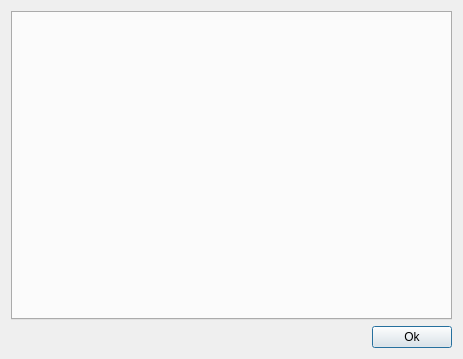
<?xml version="1.0" encoding="UTF-8"?>
<ui version="4.0">
 <class>PropertiesDialog</class>
 <widget class="QDialog" name="PropertiesDialog">
  <property name="geometry">
   <rect>
    <x>0</x>
    <y>0</y>
    <width>463</width>
    <height>359</height>
   </rect>
  </property>
  <property name="windowTitle">
   <string>Properties</string>
  </property>
  <layout class="QGridLayout" name="gridLayout">
   <item row="0" column="0" colspan="2">
    <widget class="QTabWidget" name="tabWidget"/>
   </item>
   <item row="1" column="0">
    <spacer name="spacer">
     <property name="orientation">
      <enum>Qt::Horizontal</enum>
     </property>
     <property name="sizeHint" stdset="0">
      <size>
       <width>235</width>
       <height>20</height>
      </size>
     </property>
    </spacer>
   </item>
   <item row="1" column="1">
    <widget class="QPushButton" name="buttonOk">
     <property name="text">
      <string>Ok</string>
     </property>
    </widget>
   </item>
  </layout>
 </widget>
 <resources/>
 <connections>
  <connection>
   <sender>buttonOk</sender>
   <signal>clicked()</signal>
   <receiver>PropertiesDialog</receiver>
   <slot>accept()</slot>
   <hints>
    <hint type="sourcelabel">
     <x>290</x>
     <y>338</y>
    </hint>
    <hint type="destinationlabel">
     <x>168</x>
     <y>179</y>
    </hint>
   </hints>
  </connection>
 </connections>
 <slots>
  <slot>slotOpenPath()</slot>
 </slots>
</ui>
